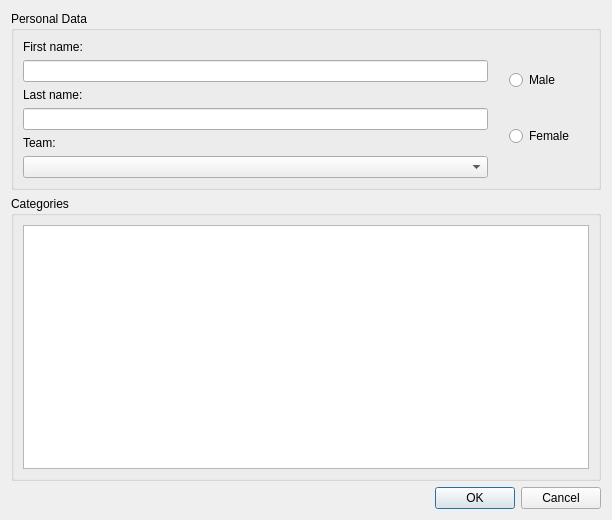
<?xml version="1.0" encoding="UTF-8"?>
<ui version="4.0">
 <class>dlgEditPlayer</class>
 <widget class="QDialog" name="dlgEditPlayer">
  <property name="geometry">
   <rect>
    <x>0</x>
    <y>0</y>
    <width>612</width>
    <height>520</height>
   </rect>
  </property>
  <property name="windowTitle">
   <string>Edit Player Data</string>
  </property>
  <layout class="QVBoxLayout" name="verticalLayout_2">
   <item>
    <layout class="QVBoxLayout" name="verticalLayout">
     <item>
      <widget class="QGroupBox" name="groupBox_2">
       <property name="title">
        <string>Personal Data</string>
       </property>
       <layout class="QHBoxLayout" name="horizontalLayout_2">
        <item>
         <layout class="QHBoxLayout" name="horizontalLayout">
          <item>
           <layout class="QVBoxLayout" name="verticalLayout_4">
            <property name="rightMargin">
             <number>15</number>
            </property>
            <item>
             <layout class="QVBoxLayout" name="verticalLayout_5">
              <item>
               <widget class="QLabel" name="label_2">
                <property name="sizePolicy">
                 <sizepolicy hsizetype="Preferred" vsizetype="Preferred">
                  <horstretch>0</horstretch>
                  <verstretch>1</verstretch>
                 </sizepolicy>
                </property>
                <property name="text">
                 <string>First name:</string>
                </property>
                <property name="alignment">
                 <set>Qt::AlignBottom|Qt::AlignLeading|Qt::AlignLeft</set>
                </property>
               </widget>
              </item>
              <item>
               <widget class="QLineEdit" name="leFirstName">
                <property name="sizePolicy">
                 <sizepolicy hsizetype="Expanding" vsizetype="Fixed">
                  <horstretch>0</horstretch>
                  <verstretch>2</verstretch>
                 </sizepolicy>
                </property>
                <property name="alignment">
                 <set>Qt::AlignLeading|Qt::AlignLeft|Qt::AlignTop</set>
                </property>
               </widget>
              </item>
              <item>
               <widget class="QLabel" name="label">
                <property name="sizePolicy">
                 <sizepolicy hsizetype="Preferred" vsizetype="Preferred">
                  <horstretch>0</horstretch>
                  <verstretch>1</verstretch>
                 </sizepolicy>
                </property>
                <property name="text">
                 <string>Last name:</string>
                </property>
                <property name="alignment">
                 <set>Qt::AlignBottom|Qt::AlignLeading|Qt::AlignLeft</set>
                </property>
               </widget>
              </item>
              <item>
               <widget class="QLineEdit" name="leLastName">
                <property name="sizePolicy">
                 <sizepolicy hsizetype="Expanding" vsizetype="Fixed">
                  <horstretch>0</horstretch>
                  <verstretch>2</verstretch>
                 </sizepolicy>
                </property>
                <property name="alignment">
                 <set>Qt::AlignLeading|Qt::AlignLeft|Qt::AlignTop</set>
                </property>
               </widget>
              </item>
              <item>
               <widget class="QLabel" name="label_3">
                <property name="sizePolicy">
                 <sizepolicy hsizetype="Preferred" vsizetype="Preferred">
                  <horstretch>0</horstretch>
                  <verstretch>1</verstretch>
                 </sizepolicy>
                </property>
                <property name="text">
                 <string>Team:</string>
                </property>
                <property name="alignment">
                 <set>Qt::AlignBottom|Qt::AlignLeading|Qt::AlignLeft</set>
                </property>
               </widget>
              </item>
              <item>
               <widget class="QComboBox" name="cbTeams">
                <property name="sizePolicy">
                 <sizepolicy hsizetype="Preferred" vsizetype="Fixed">
                  <horstretch>0</horstretch>
                  <verstretch>2</verstretch>
                 </sizepolicy>
                </property>
               </widget>
              </item>
             </layout>
            </item>
           </layout>
          </item>
          <item>
           <layout class="QVBoxLayout" name="verticalLayout_3">
            <property name="rightMargin">
             <number>15</number>
            </property>
            <item>
             <widget class="QRadioButton" name="rbMale">
              <property name="text">
               <string>Male</string>
              </property>
             </widget>
            </item>
            <item>
             <widget class="QRadioButton" name="rbFemale">
              <property name="text">
               <string>Female</string>
              </property>
             </widget>
            </item>
           </layout>
          </item>
         </layout>
        </item>
       </layout>
      </widget>
     </item>
     <item>
      <widget class="QGroupBox" name="grpCategories">
       <property name="title">
        <string>Categories</string>
       </property>
       <layout class="QHBoxLayout" name="horizontalLayout_3">
        <item>
         <widget class="QListWidget" name="catList"/>
        </item>
       </layout>
      </widget>
     </item>
     <item>
      <widget class="QDialogButtonBox" name="buttonBox">
       <property name="orientation">
        <enum>Qt::Horizontal</enum>
       </property>
       <property name="standardButtons">
        <set>QDialogButtonBox::Cancel|QDialogButtonBox::Ok</set>
       </property>
      </widget>
     </item>
    </layout>
   </item>
  </layout>
 </widget>
 <resources/>
 <connections>
  <connection>
   <sender>buttonBox</sender>
   <signal>accepted()</signal>
   <receiver>dlgEditPlayer</receiver>
   <slot>accept()</slot>
   <hints>
    <hint type="sourcelabel">
     <x>248</x>
     <y>254</y>
    </hint>
    <hint type="destinationlabel">
     <x>157</x>
     <y>274</y>
    </hint>
   </hints>
  </connection>
  <connection>
   <sender>buttonBox</sender>
   <signal>rejected()</signal>
   <receiver>dlgEditPlayer</receiver>
   <slot>reject()</slot>
   <hints>
    <hint type="sourcelabel">
     <x>316</x>
     <y>260</y>
    </hint>
    <hint type="destinationlabel">
     <x>286</x>
     <y>274</y>
    </hint>
   </hints>
  </connection>
  <connection>
   <sender>rbMale</sender>
   <signal>clicked()</signal>
   <receiver>dlgEditPlayer</receiver>
   <slot>onSexSelectionChanged()</slot>
   <hints>
    <hint type="sourcelabel">
     <x>539</x>
     <y>85</y>
    </hint>
    <hint type="destinationlabel">
     <x>305</x>
     <y>259</y>
    </hint>
   </hints>
  </connection>
  <connection>
   <sender>rbFemale</sender>
   <signal>clicked()</signal>
   <receiver>dlgEditPlayer</receiver>
   <slot>onSexSelectionChanged()</slot>
   <hints>
    <hint type="sourcelabel">
     <x>539</x>
     <y>151</y>
    </hint>
    <hint type="destinationlabel">
     <x>305</x>
     <y>259</y>
    </hint>
   </hints>
  </connection>
 </connections>
 <slots>
  <slot>onSexSelectionChanged()</slot>
  <slot>onCatItemChanged(QListWidgetItem*)</slot>
 </slots>
</ui>
